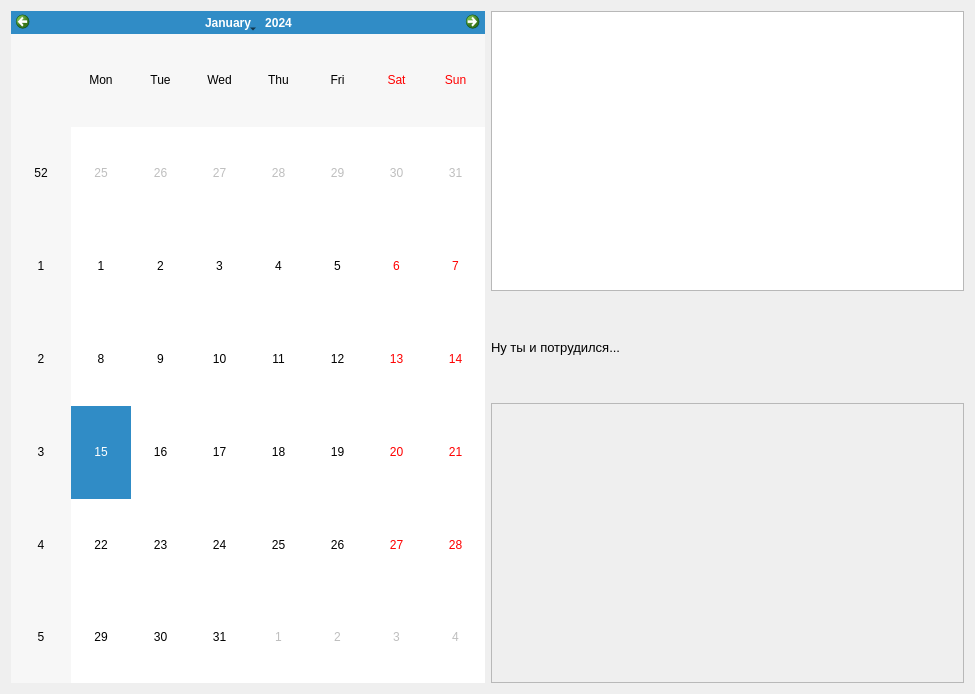
<?xml version="1.0" encoding="UTF-8"?>
<ui version="4.0">
 <class>Statistic</class>
 <widget class="QWidget" name="Statistic">
  <property name="geometry">
   <rect>
    <x>0</x>
    <y>0</y>
    <width>975</width>
    <height>694</height>
   </rect>
  </property>
  <property name="windowTitle">
   <string>Form</string>
  </property>
  <layout class="QHBoxLayout" name="horizontalLayout">
   <item>
    <widget class="QCalendarWidget" name="calendarWidget"/>
   </item>
   <item>
    <layout class="QVBoxLayout" name="verticalLayout">
     <item>
      <widget class="QListWidget" name="listWidget"/>
     </item>
     <item>
      <widget class="QLabel" name="label">
       <property name="minimumSize">
        <size>
         <width>0</width>
         <height>100</height>
        </size>
       </property>
       <property name="font">
        <font>
         <pointsize>10</pointsize>
        </font>
       </property>
       <property name="text">
        <string>Ну ты и потрудился...</string>
       </property>
      </widget>
     </item>
     <item>
      <widget class="QScrollArea" name="scrollArea">
       <property name="widgetResizable">
        <bool>true</bool>
       </property>
       <widget class="QWidget" name="scrollAreaWidgetContents">
        <property name="geometry">
         <rect>
          <x>0</x>
          <y>0</y>
          <width>471</width>
          <height>279</height>
         </rect>
        </property>
        <layout class="QVBoxLayout" name="verticalLayout_2"/>
       </widget>
      </widget>
     </item>
    </layout>
   </item>
  </layout>
 </widget>
 <resources/>
 <connections/>
</ui>
